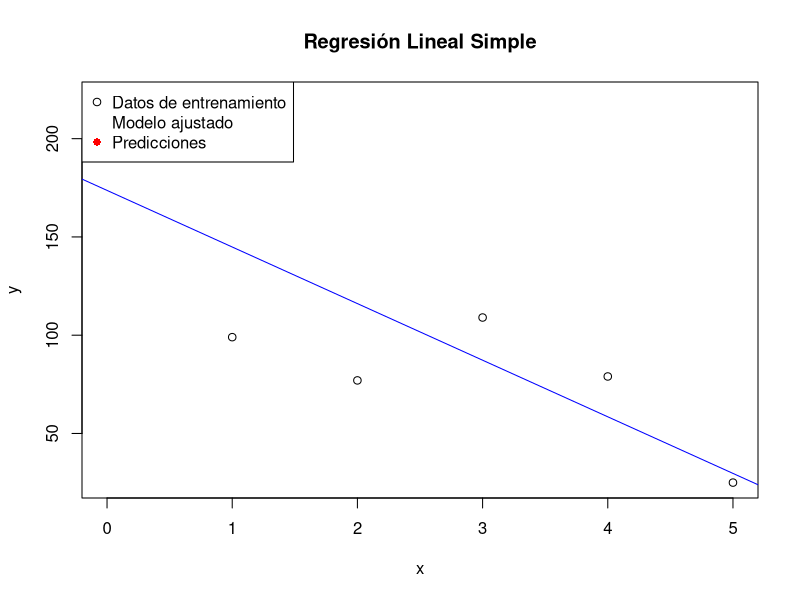

Source code (R):
# Datos de ejemplo
x <- c(0,3,1,4,2,5)
y <- c(221,109,99,79,77,25)

# Ajuste del modelo de regresión lineal
modelo <- lm(y ~ x)

# Resumen del modelo
summary(modelo)

# Obtener los coeficientes de la regresión
coeficientes <- coef(modelo)

# Imprimir los coeficientes
cat("Coeficiente de la intersección (b0):", coeficientes[1], "\n")
cat("Coeficiente de la pendiente (b1):", coeficientes[2], "\n")

# Realizar predicciones
nuevo_x <- c(6)
predicciones <- predict(modelo, data.frame(x = nuevo_x))

# Imprimir las predicciones
cat("Predicciones para nuevo_x:", predicciones, "\n")

# Graficar los datos de entrenamiento y el modelo ajustado
plot(x, y, main = "Regresión Lineal Simple", xlab = "x", ylab = "y",xlim=NULL)
points(nuevo_x, predicciones, col = "red", pch = 16)
abline(modelo, col = "blue")
legend("topleft", legend = c("Datos de entrenamiento", "Modelo ajustado", "Predicciones"), col = c("black", "blue", "red"), pch = c(1, NA, 16))

